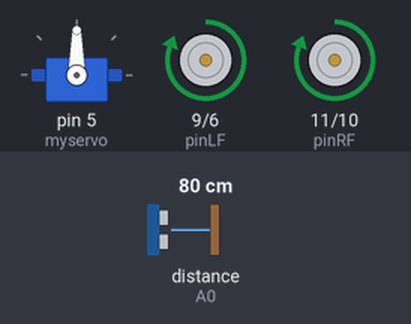
Recording of a sketch running on a simulated Arduino Uno, built with avr-gcc and run on an emulated ATmega328P. On the bench: servo, motor-driver pin pairs drawn as motors (green arrow = first pin HIGH = forward, orange = second pin HIGH = backward, longer = more drive). Wiring (inferred from the names in the program): ultrasonic range finder: trigger A1; echo A0. Inputs (shaded band) come from the test bench; at power-on: distance to the obstacle (sensor on A0) 80 cm. The echo pulse lasts 58.3 µs per cm.

Above: at 1.2 s.
1.3 s: distance to the obstacle (sensor on A0) set to 29 cm
2.8 s: distance to the obstacle (sensor on A0) set to 23 cm
At 3.3 s:
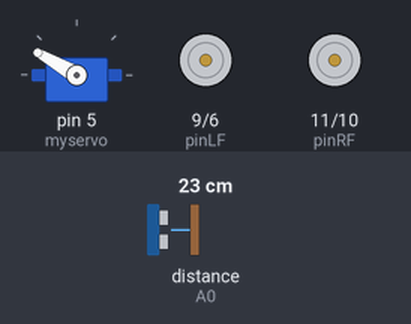
At 4.3 s:
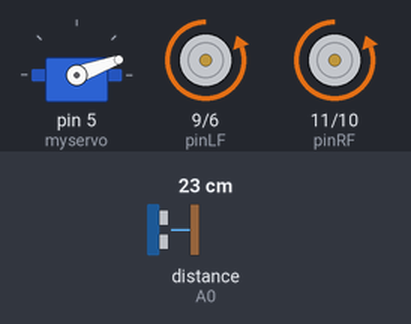
5.8 s: distance to the obstacle (sensor on A0) set to 2 cm
At 8.0 s:
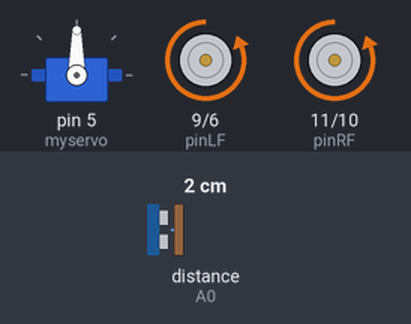
8.8 s: distance to the obstacle (sensor on A0) set to 18 cm
11.8 s: distance to the obstacle (sensor on A0) set to 4 cm
Timing chart, 0 to 15.8 s (numbered marks = the images above; inputs shaded):
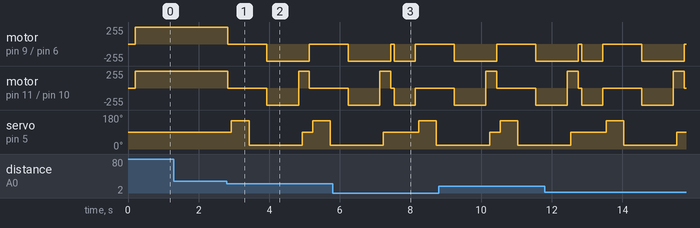

The sketch:

robot_bil.ino
```cpp
#include <Servo.h>


int pinLB=6; // define pin6 as left back connect with IN1
int pinLF=9; // define pin9 as left forward connect with IN2
int pinRB=10; // define pin10 as right back connect with IN3
int pinRF=11; // define pin11 as right forward connect with IN4
int inputPin = A0; // define ultrasonic receive pin (Echo)
int outputPin =A1; // define ultrasonic send pin(Trig)
int Forward_dist = 0; // initial forward distance
int Right_dist = 0; // initial right distance
int Left_dist = 0; // initial left distance
int directionn = 0;
Servo myservo; // new myservo
int delay_time = 250; // set stable time
int Fgo = 8;  // forward
int Rgo = 6;  // turn right
int Lgo = 4;  // turn left
int Bgo = 2;  // back


void setup()
{
    pinMode(pinLB,OUTPUT);
    pinMode(pinLF,OUTPUT);
    pinMode(pinRB,OUTPUT);
    pinMode(pinRF,OUTPUT);
    pinMode(inputPin, INPUT);
    pinMode(outputPin, OUTPUT);
    myservo.attach(5); // define the servo pin(PWM)
}


void advance(int a) // forward
{
    digitalWrite(pinRB,LOW);
    digitalWrite(pinRF,HIGH);
    digitalWrite(pinLB,LOW);
    digitalWrite(pinLF,HIGH);
    delay(a * 15);
}


void turnR(int d) //turn right
{
    digitalWrite(pinRB,HIGH);
    digitalWrite(pinRF,LOW);
    digitalWrite(pinLB,LOW);
    digitalWrite(pinLF,HIGH);
    delay(d * 50);
}


void turnL(int e) //turn left
{
    digitalWrite(pinRB,LOW);
    digitalWrite(pinRF,HIGH);
    digitalWrite(pinLB,HIGH);
    digitalWrite(pinLF,LOW);
    delay(e * 50);
}


void stopp(int f) //stop
{
    digitalWrite(pinRB,LOW);
    digitalWrite(pinRF,LOW);
    digitalWrite(pinLB,LOW);
    digitalWrite(pinLF,LOW);
    delay(f * 100);
}


void back(int g) //back
{
    digitalWrite(pinRB,HIGH);
    digitalWrite(pinRF,LOW);
    digitalWrite(pinLB,HIGH);
    digitalWrite(pinLF,LOW);
    delay(g * 300);
}


void detection() //test the distance of different direction
{
    int delay_time = 250;
    delay(200);
    ask_pin_F(); // read forward distance
    if(Forward_dist < 10) // if forward distance less then 10
    {
        stopp(1);
        back(2);
    }
    if(Forward_dist < 25) // if forward distance less then 25
    {
        stopp(1);
        ask_pin_L();
        delay(delay_time);
        ask_pin_R();
        delay(delay_time);
        if(Left_dist > Right_dist)  // if left distance more than right distance
        {
            directionn = Lgo;
        }
        if(Left_dist <= Right_dist)  // if left distance is less or equal to right distance
        {
            directionn = Rgo;
        }

        directionn = Bgo;
    }
    else
    {
        directionn = Fgo;
    }
}


void ask_pin_F() // test forward distance
{
    myservo.write(90);
    digitalWrite(outputPin, LOW);
    delayMicroseconds(2);
    digitalWrite(outputPin, HIGH);
    delayMicroseconds(10);
    digitalWrite(outputPin, LOW);
    float Fdistance = pulseIn(inputPin, HIGH);
    Fdistance= Fdistance/58.0;
    Forward_dist = Fdistance;
}


void ask_pin_L() // test left distance
{
    myservo.write(150);
    delay(delay_time);
    digitalWrite(outputPin, LOW);
    delayMicroseconds(2);
    digitalWrite(outputPin, HIGH);
    delayMicroseconds(10);
    digitalWrite(outputPin, LOW);
    float Ldistance = pulseIn(inputPin, HIGH);
    Ldistance= Ldistance/58.0;
    Left_dist = Ldistance;
}


void ask_pin_R() // test right distance
{
    myservo.write(20);
    delay(delay_time);
    digitalWrite(outputPin, LOW);
    delayMicroseconds(2);
    digitalWrite(outputPin, HIGH);
    delayMicroseconds(10);
    digitalWrite(outputPin, LOW);
    float Rdistance = pulseIn(inputPin, HIGH);
    Rdistance= Rdistance/58.0;
    Right_dist = Rdistance;
}


void loop()
{
    myservo.write(90);
    detection();
    if(directionn == 2)
    {
        back(3);
        turnL(2);
    }
    if(directionn == 6)
    {
        back(1);
        turnR(6);
    }
    if(directionn == 4)
    {
        back(1);
        turnL(6);
    }
    if(directionn == 8)
    {
        advance(1);
    }
}
```

Measured:
- the behaviour switches between 26 and 25 cm on distance to the obstacle (sensor on A0) (found by bisection; images 0 and 1)
- after the input at 1.3 s, every drawn part: stays the same
- after the input at 2.8 s, motor on pin 9 (pinLF) / pin 6 (pinLB): forward 255/255 → stopped at once, → backward 255/255 1.1 s later, → stopped 1.2 s later; motor on pin 11 (pinRF) / pin 10 (pinRB): forward 255/255 → stopped at once, → backward 255/255 1.1 s later, → forward 255/255 0.90 s later, → stopped 0.30 s later
